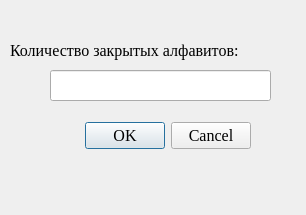
<?xml version="1.0" encoding="UTF-8"?>
<ui version="4.0">
 <class>key</class>
 <widget class="QDialog" name="key">
  <property name="geometry">
   <rect>
    <x>0</x>
    <y>0</y>
    <width>306</width>
    <height>215</height>
   </rect>
  </property>
  <property name="windowTitle">
   <string>Ключ</string>
  </property>
  <widget class="QDialogButtonBox" name="buttonBox">
   <property name="geometry">
    <rect>
     <x>-100</x>
     <y>110</y>
     <width>351</width>
     <height>51</height>
    </rect>
   </property>
   <property name="font">
    <font>
     <family>Times New Roman</family>
     <pointsize>12</pointsize>
    </font>
   </property>
   <property name="orientation">
    <enum>Qt::Horizontal</enum>
   </property>
   <property name="standardButtons">
    <set>QDialogButtonBox::Cancel|QDialogButtonBox::Ok</set>
   </property>
  </widget>
  <widget class="QLineEdit" name="lineEdit">
   <property name="geometry">
    <rect>
     <x>50</x>
     <y>70</y>
     <width>221</width>
     <height>31</height>
    </rect>
   </property>
   <property name="font">
    <font>
     <family>Times New Roman</family>
     <pointsize>12</pointsize>
    </font>
   </property>
  </widget>
  <widget class="QLabel" name="label">
   <property name="geometry">
    <rect>
     <x>10</x>
     <y>30</y>
     <width>291</width>
     <height>41</height>
    </rect>
   </property>
   <property name="font">
    <font>
     <family>Times New Roman</family>
     <pointsize>12</pointsize>
    </font>
   </property>
   <property name="text">
    <string>Количество закрытых алфавитов:</string>
   </property>
  </widget>
 </widget>
 <resources/>
 <connections>
  <connection>
   <sender>buttonBox</sender>
   <signal>accepted()</signal>
   <receiver>key</receiver>
   <slot>accept()</slot>
   <hints>
    <hint type="sourcelabel">
     <x>248</x>
     <y>254</y>
    </hint>
    <hint type="destinationlabel">
     <x>157</x>
     <y>274</y>
    </hint>
   </hints>
  </connection>
  <connection>
   <sender>buttonBox</sender>
   <signal>rejected()</signal>
   <receiver>key</receiver>
   <slot>reject()</slot>
   <hints>
    <hint type="sourcelabel">
     <x>316</x>
     <y>260</y>
    </hint>
    <hint type="destinationlabel">
     <x>286</x>
     <y>274</y>
    </hint>
   </hints>
  </connection>
 </connections>
</ui>
